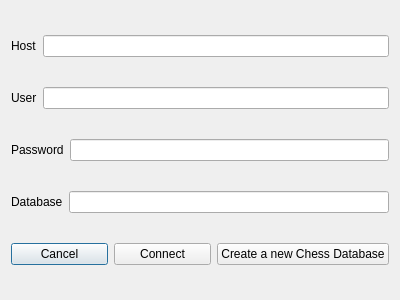
<?xml version="1.0" encoding="UTF-8"?>
<ui version="4.0">
 <class>SetupDB</class>
 <widget class="QDialog" name="SetupDB">
  <property name="geometry">
   <rect>
    <x>0</x>
    <y>0</y>
    <width>400</width>
    <height>300</height>
   </rect>
  </property>
  <property name="windowTitle">
   <string>Setup Chess Database</string>
  </property>
  <layout class="QVBoxLayout" name="verticalLayout">
   <item>
    <layout class="QHBoxLayout" name="horizontalLayout">
     <item>
      <widget class="QLabel" name="label">
       <property name="text">
        <string>Host</string>
       </property>
      </widget>
     </item>
     <item>
      <widget class="QLineEdit" name="host">
       <property name="text">
        <string/>
       </property>
      </widget>
     </item>
    </layout>
   </item>
   <item>
    <layout class="QHBoxLayout" name="horizontalLayout_3">
     <item>
      <widget class="QLabel" name="label_2">
       <property name="text">
        <string>User</string>
       </property>
      </widget>
     </item>
     <item>
      <widget class="QLineEdit" name="user">
       <property name="text">
        <string/>
       </property>
      </widget>
     </item>
    </layout>
   </item>
   <item>
    <layout class="QHBoxLayout" name="horizontalLayout_4">
     <item>
      <widget class="QLabel" name="label_3">
       <property name="text">
        <string>Password</string>
       </property>
      </widget>
     </item>
     <item>
      <widget class="QLineEdit" name="password">
       <property name="text">
        <string/>
       </property>
      </widget>
     </item>
    </layout>
   </item>
   <item>
    <layout class="QHBoxLayout" name="horizontalLayout_5">
     <item>
      <widget class="QLabel" name="label_4">
       <property name="text">
        <string>Database</string>
       </property>
      </widget>
     </item>
     <item>
      <widget class="QLineEdit" name="database">
       <property name="text">
        <string/>
       </property>
      </widget>
     </item>
    </layout>
   </item>
   <item>
    <layout class="QHBoxLayout" name="horizontalLayout_6">
     <item>
      <widget class="QPushButton" name="cancelButton">
       <property name="text">
        <string>Cancel</string>
       </property>
      </widget>
     </item>
     <item>
      <widget class="QPushButton" name="connectButton">
       <property name="text">
        <string>Connect</string>
       </property>
      </widget>
     </item>
     <item>
      <widget class="QPushButton" name="createDBButton">
       <property name="text">
        <string>Create a new Chess Database</string>
       </property>
      </widget>
     </item>
    </layout>
   </item>
  </layout>
 </widget>
 <resources/>
 <connections>
  <connection>
   <sender>connectButton</sender>
   <signal>clicked()</signal>
   <receiver>SetupDB</receiver>
   <slot>accept()</slot>
   <hints>
    <hint type="sourcelabel">
     <x>99</x>
     <y>235</y>
    </hint>
    <hint type="destinationlabel">
     <x>199</x>
     <y>149</y>
    </hint>
   </hints>
  </connection>
  <connection>
   <sender>cancelButton</sender>
   <signal>clicked()</signal>
   <receiver>SetupDB</receiver>
   <slot>reject()</slot>
   <hints>
    <hint type="sourcelabel">
     <x>53</x>
     <y>264</y>
    </hint>
    <hint type="destinationlabel">
     <x>199</x>
     <y>149</y>
    </hint>
   </hints>
  </connection>
 </connections>
</ui>
